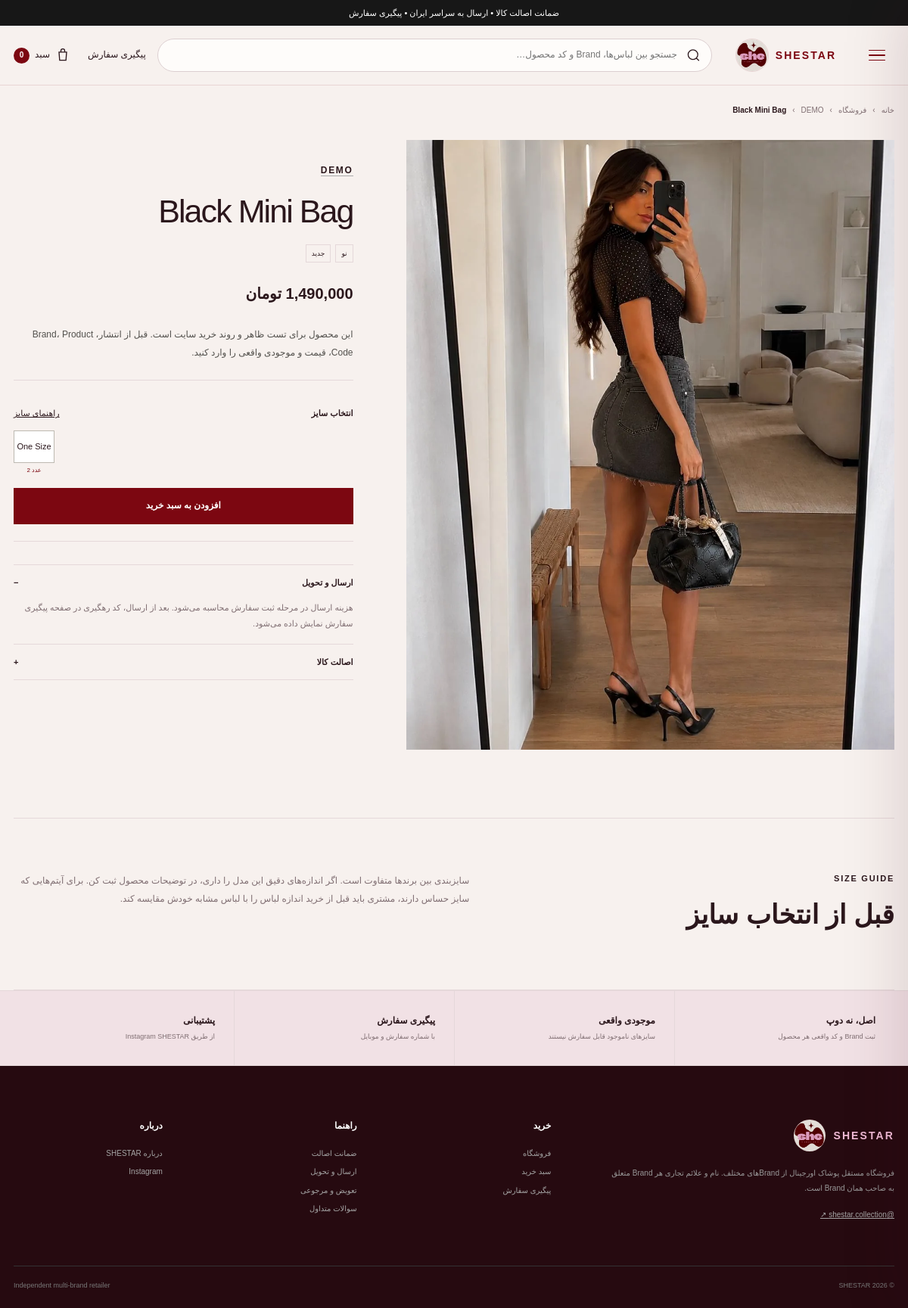
Page /product/demo-black-mini-bag/ on the committed database.
### shop/models.py (models this page shows, shortened)
class HomePageContent(models.Model):
    announcement_text = models.CharField("نوار بالای سایت", max_length=180, default="ضمانت اصالت کالا • ارسال به سراسر ایران • پیگیری سفارش")
    hero_kicker = models.CharField("تیتر کوچک Hero", max_length=160, default="SHESTAR COLLECTION · ORIGINAL BRAND FASHION")
    hero_title = models.CharField("عنوان اصلی Hero", max_length=220, default="استایل‌هایی که دلت می‌خواد بپوشی.")
    hero_text = models.TextField("متن Hero", default="انتخاب آیتم‌های اورجینال از Brandهای مختلف؛ با سایز و موجودی واقعی، قیمت شفاف و امکان ثبت و پیگیری سفارش از خود سایت.")
    hero_primary_button = models.CharField("متن دکمه اصلی Hero", max_length=80, default="شروع خرید")
    hero_secondary_button = models.CharField("متن دکمه دوم Hero", max_length=80, default="Instagram ↗")
    promise_1_title = models.CharField("مزیت ۱ - عنوان", max_length=80, default="اورجینال")
    promise_1_text = models.CharField("مزیت ۱ - توضیح", max_length=140, default="بدون فیک و Dupe")
    promise_2_title = models.CharField("مزیت ۲ - عنوان", max_length=80, default="شفاف")
    promise_2_text = models.CharField("مزیت ۲ - توضیح", max_length=140, default="قیمت، سایز و موجودی واقعی")
    promise_3_title = models.CharField("مزیت ۳ - عنوان", max_length=80, default="قابل پیگیری")
    promise_3_text = models.CharField("مزیت ۳ - توضیح", max_length=140, default="از ثبت تا ارسال")
    category_kicker = models.CharField("دسته‌بندی - تیتر کوچک", max_length=100, default="SHOP BY CATEGORY")
    category_title = models.CharField("دسته‌بندی - عنوان", max_length=100, default="دسته‌بندی‌ها")
    new_kicker = models.CharField("جدیدها - تیتر کوچک", max_length=100, default="JUST IN")
    new_title = models.CharField("جدیدها - عنوان", max_length=100, default="جدیدها")
    lookbook_kicker = models.CharField("Lookbook - تیتر کوچک", max_length=100, default="THE SHESTAR EDIT")
    lookbook_title = models.CharField("Lookbook - عنوان", max_length=180, default="از Instagram تا سبد خرید.")
    lookbook_text = models.TextField("Lookbook - متن", default="عکس‌های واقعی استایل و محصول می‌توانند کنار عکس رسمی Brand روی صفحه محصول قرار بگیرند تا مشتری دقیق‌تر انتخاب کند.")
    lookbook_button = models.CharField("Lookbook - متن دکمه", max_length=80, default="دیدن Instagram")
    brands_kicker = models.CharField("Brandها - تیتر کوچک", max_length=100, default="MULTI-BRAND")
    brands_title = models.CharField("Brandها - عنوان", max_length=100, default="Brandها")
    brands_disclaimer = models.TextField("متن زیر Brandها", default="SHESTAR یک فروشگاه مستقل Multi-brand است و نمایش نام Brand به معنی نمایندگی رسمی آن Brand نیست.")
    why_kicker = models.CharField("Why SHESTAR - تیتر کوچک", max_length=100, default="WHY SHESTAR")
    why_title = models.CharField("Why SHESTAR - عنوان", max_length=180, default="اصل بودن فقط یک جمله نیست.")
    instagram_handle = models.CharField("Instagram handle", max_length=80, default="@SHESTAR.COLLECTION")
    instagram_title = models.CharField("Instagram banner - عنوان", max_length=180, default="Dropهای جدید را از دست نده.")
    footer_about = models.TextField("متن معرفی Footer", default="فروشگاه مستقل پوشاک اورجینال از Brandهای مختلف. نام و علائم تجاری هر Brand متعلق به صاحب همان Brand است.")
    footer_shop_heading = models.CharField("عنوان ستون خرید Footer", max_length=60, default="خرید")
    footer_help_heading = models.CharField("عنوان ستون راهنما Footer", max_length=60, default="راهنما")
    footer_about_heading = models.CharField("عنوان ستون درباره Footer", max_length=60, default="درباره")
    footer_bottom_text = models.CharField("متن پایین Footer", max_length=160, default="Independent multi-brand retailer")
    meta_title = models.CharField("SEO - عنوان صفحه اصلی", max_length=180, default="SHESTAR | Original Brand Fashion")
    meta_description = models.CharField("SEO - توضیحات صفحه اصلی", max_length=300, default="فروش آنلاین پوشاک اورجینال برندهای مختلف با نمایش موجودی، سایز، ثبت سفارش و پیگیری سفارش.")
    updated_at = models.DateTimeField("آخرین ویرایش", auto_now=True)
    class Meta:
        verbose_name = "محتوای صفحه اصلی"
        verbose_name_plural = "محتوای صفحه اصلی"
    @classmethod
    def load(cls):
        obj, _ = cls.objects.get_or_create(pk=1)
        return obj

class Product(models.Model):
    CATEGORY_BAGS_HATS = "bags-hats"
    CATEGORY_DRESSES = "dresses"
    CATEGORY_SKIRTS_SHORTS = "skirts-shorts"
    CATEGORY_CROPS_TEES = "crops-tees"
    CATEGORY_CHOICES = [
        (CATEGORY_BAGS_HATS, "کیف و کلاه"),
        (CATEGORY_DRESSES, "پیراهن"),
        (CATEGORY_SKIRTS_SHORTS, "شلوارک و دامن"),
        (CATEGORY_CROPS_TEES, "کراپ و تیشرت"),
    ]
    STATUS_NEW = "new"
    STATUS_OUTLET = "outlet"
    STATUS_PREORDER = "preorder"
    STATUS_CHOICES = [
        (STATUS_NEW, "نو"),
        (STATUS_OUTLET, "اوتلت"),
        (STATUS_PREORDER, "پیش سفارش"),
    ]
    brand = models.ForeignKey(Brand, on_delete=models.PROTECT, related_name="products", verbose_name="برند")
    title = models.CharField("نام محصول", max_length=180)
    slug = models.SlugField("شناسه", max_length=200, unique=True, blank=True)
    category = models.CharField("دسته بندی", max_length=20, choices=CATEGORY_CHOICES)
    status = models.CharField("وضعیت", max_length=20, choices=STATUS_CHOICES, default=STATUS_NEW)
    description = models.TextField("توضیحات", blank=True)
    sku = models.CharField("کد داخلی / SKU", max_length=80, blank=True)
    brand_product_code = models.CharField("کد محصول برند", max_length=100, blank=True)
    source_url = models.URLField("لینک مرجع / صفحه رسمی محصول", blank=True)
    color = models.CharField("رنگ", max_length=80, blank=True)
    material = models.CharField("جنس", max_length=180, blank=True)
    fit = models.CharField("فیت", max_length=120, blank=True)
    care = models.TextField("راهنمای شستشو", blank=True)
    price = models.PositiveBigIntegerField("قیمت به تومان", default=0)
    compare_at_price = models.PositiveBigIntegerField("قیمت قبل از تخفیف", null=True, blank=True)
    price_note = models.CharField("یادداشت قیمت", max_length=100, blank=True)
    image = models.ImageField("عکس اصلی", upload_to="products/", blank=True)
    original_guarantee = models.BooleanField("تضمین اصالت", default=True)
    is_new = models.BooleanField("جدید", default=True)
    is_featured = models.BooleanField("ویژه", default=False)
    is_active = models.BooleanField("فعال", default=True)
    created_at = models.DateTimeField("تاریخ ثبت", auto_now_add=True)
    updated_at = models.DateTimeField("آخرین ویرایش", auto_now=True)
    class Meta:
        ordering = ["-is_featured", "-created_at"]
        verbose_name = "محصول"
        verbose_name_plural = "محصولات"
        indexes = [
            models.Index(fields=["is_active", "category"], name="shop_prod_active_cat"),
            models.Index(fields=["is_active", "created_at"], name="shop_prod_active_created"),
        ]
    @property
    def display_price(self):
        if self.price:
            return f"{self.price:,} تومان"
        return self.price_note or "برای قیمت تماس بگیرید"
    @property
    def display_compare_price(self):
        if self.compare_at_price and self.compare_at_price > self.price:
            return f"{self.compare_at_price:,} تومان"
        return ""
    @property
    def in_stock(self):
        return any(v.active and v.stock > 0 for v in self.variants.all())

class Brand(models.Model):
    name = models.CharField("نام برند", max_length=80, unique=True)
    slug = models.SlugField("شناسه", max_length=90, unique=True)
    description = models.TextField("توضیح کوتاه", blank=True)
    website = models.URLField("وب سایت رسمی", blank=True)
    display_order = models.PositiveIntegerField("ترتیب نمایش", default=0)
    active = models.BooleanField("فعال", default=True)
    class Meta:
        ordering = ["display_order", "name"]
        verbose_name = "برند"
        verbose_name_plural = "برندها"

class ProductVariant(models.Model):
    product = models.ForeignKey(Product, on_delete=models.CASCADE, related_name="variants", verbose_name="محصول")
    size = models.CharField("سایز", max_length=30)
    stock = models.PositiveIntegerField("موجودی", default=1)
    active = models.BooleanField("فعال", default=True)
    class Meta:
        ordering = ["id"]
        constraints = [models.UniqueConstraint(fields=["product", "size"], name="unique_product_size")]
        verbose_name = "سایز / موجودی"
        verbose_name_plural = "سایزها و موجودی"

### shop/views.py (the view)
# urls.py: path("product/<slug:slug>/", views.product_detail, name="product_detail"),
@ensure_csrf_cookie
def product_detail(request, slug):
    product = get_object_or_404(
        Product.objects.select_related("brand").prefetch_related("variants", "images"),
        slug=slug,
        is_active=True,
        brand__active=True,
    )
    related = (
        Product.objects.filter(is_active=True, category=product.category, brand__active=True)
        .exclude(pk=product.pk)
        .select_related("brand")
        .prefetch_related("variants")[:4]
    )
    return render(request, "shop/product_detail.html", {
        "product": product,
        "variants": product.variants.filter(active=True).order_by("id"),
        "related_products": related,
    })

### shop/cart.py (called while the page is built, shortened)
def money(value):
    return f"{int(value):,} تومان"

def get_cart(request):
    return request.session.get(CART_SESSION_KEY, {})

def cart_snapshot(request):
    cart = get_cart(request)
    if not cart:
        return {
            "items": [], "count": 0, "subtotal": 0, "discount": 0, "total_after_discount": 0,
            "subtotal_display": money(0), "discount_display": money(0), "total_after_discount_display": money(0),
            "coupon": None, "can_checkout": False,
        }

### shop/context_processors.py (called while the page is built)
def storefront(request):
    snapshot = cart_snapshot(request)
    return {
        "global_cart_count": snapshot["count"],
        "site_settings": SiteSetting.load(),
        "home_content": HomePageContent.load(),
        "categories": Product.CATEGORY_CHOICES,
    }

### shop/models.py (called while the page is built)
    @classmethod
    def load(cls):
        obj, _ = cls.objects.get_or_create(pk=1)
        return obj

### shop/templates/shop/product_detail.html (shortened to what this page needs)
{% extends 'shop/base.html' %}
{% block content %}
<div class="container breadcrumb"><a href="{% url 'shop:home' %}">خانه</a><span>›</span><a href="{% url 'shop:shop_list' %}">فروشگاه</a><span>›</span><a href="{% url 'shop:shop_list' %}?brand={{ product.brand.slug }}">{{ product.brand.name }}</a><span>›</span><b>{{ product.title }}</b></div>
<section class="container product-page">
  <div class="product-gallery">
    <div class="main-image">{% if product.image %}<img src="{{ product.image.url }}" alt="{{ product.brand.name }} {{ product.title }}" data-main-product-image>{% else %}<div class="product-placeholder large">SHESTAR</div>{% endif %}</div>
  </div>
  <div class="product-info">
    <a class="product-brand-link" href="{% url 'shop:shop_list' %}?brand={{ product.brand.slug }}">{{ product.brand.name }}</a>
    <h1>{{ product.title }}</h1>
    <div class="detail-badges">{% if product.original_guarantee %}<span>✓ ضمانت اصالت</span>{% endif %}<span>{{ product.get_status_display }}</span>{% if product.is_new %}<span>جدید</span>{% endif %}</div>
    <div class="detail-price"><strong>{{ product.display_price }}</strong>{% if product.display_compare_price %}<del>{{ product.display_compare_price }}</del><em>٪{{ product.discount_percent }} تخفیف</em>{% endif %}</div>
    {% if product.description %}<p class="detail-description">{{ product.description|linebreaksbr }}</p>{% endif %}
    <form class="add-form js-add-cart" action="{% url 'shop:cart_add' %}" method="post">
      <div class="size-head"><b>انتخاب سایز</b><a href="#size-guide">راهنمای سایز</a></div>
      <div class="size-options">
        {% for variant in variants %}
          <label class="size-option "><span>{{ variant.size }}</span>{% if variant.stock > 0 and variant.stock <= 2 %}<small>{{ variant.stock }} عدد</small>{% endif %}</label>
        {% empty %}<p class="muted">برای این محصول هنوز سایز ثبت نشده است.</p>{% endfor %}
      </div>
      {% if product.in_stock %}<button class="btn btn-dark full add-to-cart" type="submit">افزودن به سبد خرید</button>{% else %}<button class="btn btn-disabled full" type="button" disabled>فعلاً ناموجود</button>{% endif %}
    </form>
    <div class="product-facts">
    </div>
    <details class="detail-accordion" open><summary>ارسال و تحویل</summary><p>هزینه ارسال در مرحله ثبت سفارش محاسبه می‌شود. بعد از ارسال، کد رهگیری در صفحه پیگیری سفارش نمایش داده می‌شود.</p></details>
    <details class="detail-accordion"><summary>اصالت کالا</summary><p>{{ site_settings.authenticity_text }}</p></details>
  </div>
</section>
<section class="container size-guide" id="size-guide">
  <div><span class="kicker">SIZE GUIDE</span><h2>قبل از انتخاب سایز</h2></div>
  <p>سایزبندی بین برندها متفاوت است. اگر اندازه‌های دقیق این مدل را داری، در توضیحات محصول ثبت کن. برای آیتم‌هایی که سایز حساس دارند، مشتری باید قبل از خرید اندازه لباس را با لباس مشابه خودش مقایسه کند.</p>
</section>
{% endblock %}

### shop/templates/shop/base.html (shortened to what this page needs)
{% load static %}
<!doctype html>
<html lang="fa" dir="rtl">
<head>
  <link rel="stylesheet" href="{% static 'shop/css/site.css' %}">
</head>
<body>
  <div class="topbar">
    <div class="container topbar-inner"><span>{{ home_content.announcement_text }}</span></div>
  </div>
  <header class="header">
    <div class="container header-main">
      <div class="header-actions">
        <a class="header-link desktop-only" href="{% url 'shop:track_order' %}">پیگیری سفارش</a>
        <a class="cart-link" href="{% url 'shop:cart_page' %}" aria-label="سبد خرید">
          <svg viewBox="0 0 24 24" aria-hidden="true"><path d="M6 7h12l-1 13H7L6 7Zm3 0V5a3 3 0 0 1 6 0v2"/></svg>
          <span>سبد</span><b data-cart-count>{{ global_cart_count }}</b>
        </a>
      </div>
      <form class="header-search" action="{% url 'shop:shop_list' %}" method="get" role="search">
        <svg viewBox="0 0 24 24" aria-hidden="true"><path d="m21 21-4.35-4.35m2.35-5.65a8 8 0 1 1-16 0 8 8 0 0 1 16 0Z"/></svg>
        <input name="q" value="{{ request.GET.q }}" placeholder="جستجو بین لباس‌ها، Brand و کد محصول…" autocomplete="off">
      </form>
      <a class="logo logo-with-image" href="{% url 'shop:home' %}" aria-label="SHESTAR home">
        <img src="{% static 'shop/images/shestar-logo.webp' %}" alt="SHESTAR">
        <span class="logo-word">SHESTAR</span>
      </a>
      <button class="site-menu-btn" type="button" data-menu-open aria-label="باز کردن منوی دسته‌بندی" aria-controls="site-drawer" aria-expanded="false">
        <span></span><span></span><span></span>
      </button>
    </div>
  </header>
  <main>{% block content %}{% endblock %}</main>
  <section class="service-band">
    <div class="container service-grid">
      <div><b>اصل، نه دوپ</b><span>ثبت Brand و کد واقعی هر محصول</span></div>
      <div><b>موجودی واقعی</b><span>سایزهای ناموجود قابل سفارش نیستند</span></div>
      <div><b>پیگیری سفارش</b><span>با شماره سفارش و موبایل</span></div>
      <div><b>پشتیبانی</b><span>{% if site_settings.support_phone %}{{ site_settings.support_phone }}{% else %}از طریق Instagram SHESTAR{% endif %}</span></div>
    </div>
  </section>
  <footer class="footer">
    <div class="container footer-grid">
      <div class="footer-brand">
        <a class="logo logo-with-image" href="{% url 'shop:home' %}"><img src="{% static 'shop/images/shestar-logo.webp' %}" alt="SHESTAR"><span class="logo-word">SHESTAR</span></a>
        <p>{{ home_content.footer_about }}</p>
        <a class="instagram-link" href="{{ site_settings.instagram_url }}" target="_blank" rel="noopener">@shestar.collection ↗</a>
      </div>
      <div><h3>{{ home_content.footer_shop_heading }}</h3><a href="{% url 'shop:shop_list' %}">فروشگاه</a><a href="{% url 'shop:cart_page' %}">سبد خرید</a><a href="{% url 'shop:track_order' %}">پیگیری سفارش</a></div>
      <div><h3>{{ home_content.footer_help_heading }}</h3><a href="{% url 'shop:info_page' 'authenticity' %}">ضمانت اصالت</a><a href="{% url 'shop:info_page' 'shipping' %}">ارسال و تحویل</a><a href="{% url 'shop:info_page' 'returns' %}">تعویض و مرجوعی</a><a href="{% url 'shop:info_page' 'faq' %}">سوالات متداول</a></div>
      <div><h3>{{ home_content.footer_about_heading }}</h3><a href="{% url 'shop:info_page' 'about' %}">درباره SHESTAR</a><a href="{{ site_settings.instagram_url }}" target="_blank" rel="noopener">Instagram</a></div>
    </div>
    <div class="container footer-bottom"><span>© {% now "Y" %} SHESTAR</span><span>{{ home_content.footer_bottom_text }}</span></div>
  </footer>
</body>
</html>

### rows in the picture
HomePageContent: announcement_text "ضمانت اصالت کالا • ارسال به سراسر ایران • پیگیری سفارش", footer_about "فروشگاه مستقل پوشاک اورجینال از Brandهای مختلف. نام و علائم تجاری هر Brand متعلق به صاحب همان Brand است.", footer_shop_heading "خرید", footer_help_heading "راهنما", footer_about_heading "درباره", footer_bottom_text "Independent multi-brand retailer"
Product: brand.name "DEMO", title "Black Mini Bag", image (picture), status "نو", display_price "1,490,000 تومان", description "این محصول برای تست ظاهر و روند خرید سایت است. قبل از انتشار، Brand، Product Code، قیمت و موجودی واقعی را وارد کنید."
ProductVariant: size "One Size", stock "2"

### other values in the picture
{{ global_cart_count }} "0"
